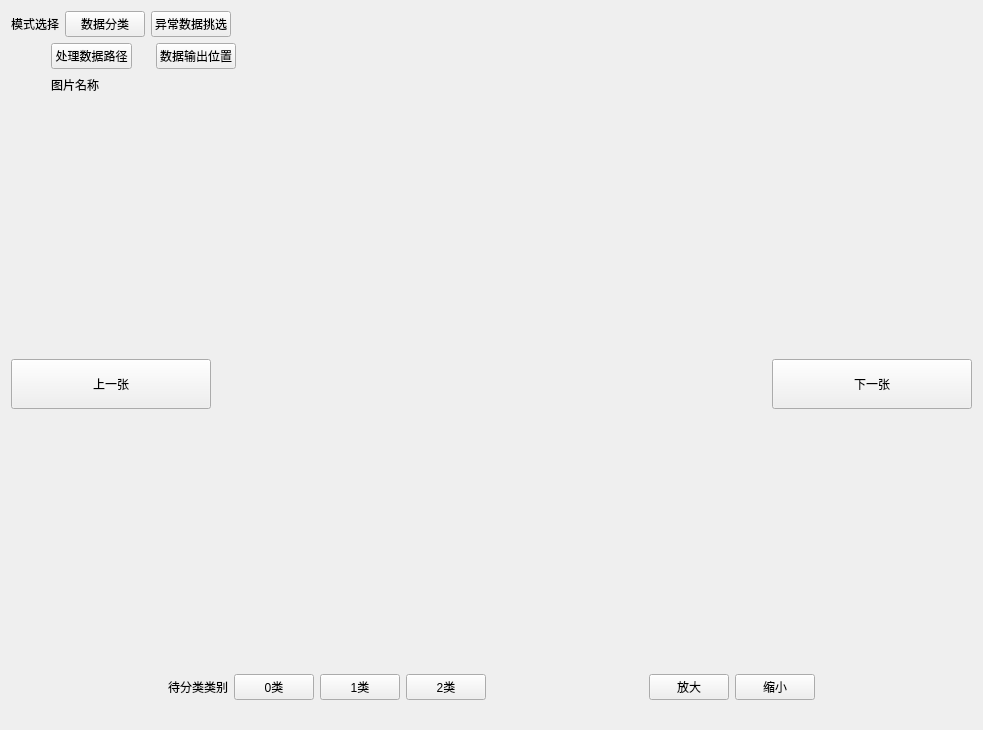
<?xml version="1.0" encoding="UTF-8"?>
<ui version="4.0">
 <class>DataClassifyAppClass</class>
 <widget class="QWidget" name="DataClassifyAppClass">
  <property name="geometry">
   <rect>
    <x>0</x>
    <y>0</y>
    <width>983</width>
    <height>730</height>
   </rect>
  </property>
  <property name="windowTitle">
   <string>DataClassifyApp</string>
  </property>
  <layout class="QVBoxLayout" name="verticalLayout">
   <property name="bottomMargin">
    <number>30</number>
   </property>
   <item>
    <layout class="QHBoxLayout" name="horizontalLayout_5">
     <item>
      <widget class="QLabel" name="modeLabel">
       <property name="text">
        <string>模式选择</string>
       </property>
      </widget>
     </item>
     <item>
      <widget class="QPushButton" name="mode1">
       <property name="text">
        <string>数据分类</string>
       </property>
      </widget>
     </item>
     <item>
      <widget class="QPushButton" name="mode2">
       <property name="text">
        <string>异常数据挑选</string>
       </property>
      </widget>
     </item>
     <item>
      <spacer name="horizontalSpacer_4">
       <property name="orientation">
        <enum>Qt::Horizontal</enum>
       </property>
       <property name="sizeHint" stdset="0">
        <size>
         <width>40</width>
         <height>20</height>
        </size>
       </property>
      </spacer>
     </item>
    </layout>
   </item>
   <item>
    <layout class="QHBoxLayout" name="horizontalLayout_4">
     <item>
      <spacer name="horizontalSpacer_3">
       <property name="orientation">
        <enum>Qt::Horizontal</enum>
       </property>
       <property name="sizeType">
        <enum>QSizePolicy::Fixed</enum>
       </property>
       <property name="sizeHint" stdset="0">
        <size>
         <width>40</width>
         <height>20</height>
        </size>
       </property>
      </spacer>
     </item>
     <item>
      <widget class="QPushButton" name="dataInputBtn">
       <property name="text">
        <string>处理数据路径</string>
       </property>
      </widget>
     </item>
     <item>
      <spacer name="horizontalSpacer_2">
       <property name="orientation">
        <enum>Qt::Horizontal</enum>
       </property>
       <property name="sizeType">
        <enum>QSizePolicy::Fixed</enum>
       </property>
       <property name="sizeHint" stdset="0">
        <size>
         <width>18</width>
         <height>20</height>
        </size>
       </property>
      </spacer>
     </item>
     <item>
      <widget class="QPushButton" name="dataOutputBtn">
       <property name="text">
        <string>数据输出位置</string>
       </property>
      </widget>
     </item>
     <item>
      <spacer name="horizontalSpacer">
       <property name="orientation">
        <enum>Qt::Horizontal</enum>
       </property>
       <property name="sizeHint" stdset="0">
        <size>
         <width>588</width>
         <height>20</height>
        </size>
       </property>
      </spacer>
     </item>
    </layout>
   </item>
   <item>
    <layout class="QHBoxLayout" name="horizontalLayout_8">
     <item>
      <layout class="QHBoxLayout" name="horizontalLayout_7">
       <item>
        <spacer name="horizontalSpacer_10">
         <property name="orientation">
          <enum>Qt::Horizontal</enum>
         </property>
         <property name="sizeType">
          <enum>QSizePolicy::Fixed</enum>
         </property>
         <property name="sizeHint" stdset="0">
          <size>
           <width>40</width>
           <height>20</height>
          </size>
         </property>
        </spacer>
       </item>
       <item>
        <widget class="QLabel" name="imgLabel">
         <property name="text">
          <string>图片名称</string>
         </property>
         <property name="alignment">
          <set>Qt::AlignCenter</set>
         </property>
        </widget>
       </item>
       <item>
        <spacer name="horizontalSpacer_8">
         <property name="orientation">
          <enum>Qt::Horizontal</enum>
         </property>
         <property name="sizeType">
          <enum>QSizePolicy::Fixed</enum>
         </property>
         <property name="sizeHint" stdset="0">
          <size>
           <width>40</width>
           <height>20</height>
          </size>
         </property>
        </spacer>
       </item>
       <item>
        <widget class="QLabel" name="imgSeq">
         <property name="text">
          <string/>
         </property>
        </widget>
       </item>
      </layout>
     </item>
     <item>
      <spacer name="horizontalSpacer_9">
       <property name="orientation">
        <enum>Qt::Horizontal</enum>
       </property>
       <property name="sizeHint" stdset="0">
        <size>
         <width>268</width>
         <height>20</height>
        </size>
       </property>
      </spacer>
     </item>
    </layout>
   </item>
   <item>
    <layout class="QHBoxLayout" name="horizontalLayout_3">
     <item>
      <widget class="QPushButton" name="preBtn">
       <property name="minimumSize">
        <size>
         <width>200</width>
         <height>50</height>
        </size>
       </property>
       <property name="maximumSize">
        <size>
         <width>200</width>
         <height>50</height>
        </size>
       </property>
       <property name="text">
        <string>上一张</string>
       </property>
      </widget>
     </item>
     <item>
      <widget class="QWidget" name="widget" native="true">
       <property name="sizePolicy">
        <sizepolicy hsizetype="Expanding" vsizetype="Expanding">
         <horstretch>0</horstretch>
         <verstretch>0</verstretch>
        </sizepolicy>
       </property>
      </widget>
     </item>
     <item>
      <widget class="QPushButton" name="nextBtn">
       <property name="minimumSize">
        <size>
         <width>200</width>
         <height>50</height>
        </size>
       </property>
       <property name="maximumSize">
        <size>
         <width>200</width>
         <height>50</height>
        </size>
       </property>
       <property name="text">
        <string>下一张</string>
       </property>
      </widget>
     </item>
    </layout>
   </item>
   <item>
    <layout class="QHBoxLayout" name="horizontalLayout_6">
     <item>
      <spacer name="horizontalSpacer_6">
       <property name="orientation">
        <enum>Qt::Horizontal</enum>
       </property>
       <property name="sizeHint" stdset="0">
        <size>
         <width>40</width>
         <height>20</height>
        </size>
       </property>
      </spacer>
     </item>
     <item>
      <layout class="QHBoxLayout" name="horizontalLayout">
       <item>
        <widget class="QLabel" name="classifyLabel">
         <property name="text">
          <string>待分类类别</string>
         </property>
        </widget>
       </item>
       <item>
        <widget class="QPushButton" name="number_0">
         <property name="text">
          <string>0类</string>
         </property>
        </widget>
       </item>
       <item>
        <widget class="QPushButton" name="number_1">
         <property name="text">
          <string>1类</string>
         </property>
        </widget>
       </item>
       <item>
        <widget class="QPushButton" name="number_2">
         <property name="text">
          <string>2类</string>
         </property>
        </widget>
       </item>
      </layout>
     </item>
     <item>
      <spacer name="horizontalSpacer_7">
       <property name="orientation">
        <enum>Qt::Horizontal</enum>
       </property>
       <property name="sizeHint" stdset="0">
        <size>
         <width>28</width>
         <height>20</height>
        </size>
       </property>
      </spacer>
     </item>
     <item>
      <layout class="QHBoxLayout" name="horizontalLayout_2">
       <item>
        <widget class="QPushButton" name="largerBtn">
         <property name="text">
          <string>放大</string>
         </property>
        </widget>
       </item>
       <item>
        <widget class="QPushButton" name="smallerBtn">
         <property name="text">
          <string>缩小</string>
         </property>
        </widget>
       </item>
      </layout>
     </item>
     <item>
      <spacer name="horizontalSpacer_5">
       <property name="orientation">
        <enum>Qt::Horizontal</enum>
       </property>
       <property name="sizeHint" stdset="0">
        <size>
         <width>40</width>
         <height>20</height>
        </size>
       </property>
      </spacer>
     </item>
    </layout>
   </item>
  </layout>
 </widget>
 <layoutdefault spacing="6" margin="11"/>
 <resources>
  <include location="DataClassifyApp.qrc"/>
 </resources>
 <connections/>
</ui>
